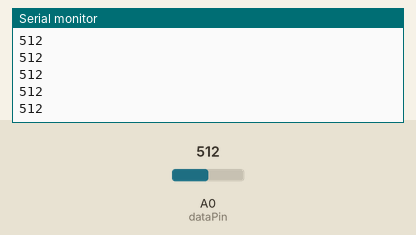
This sketch was run on a simulated Arduino Uno, built with avr-gcc and run on an emulated ATmega328P. On the bench: the last lines printed to the serial monitor. The test bench sets the inputs (shaded band); at power-on: A0 (dataPin) = 512.

Above: at 1.2 s.
1.3 s: A0 (dataPin) set to 716
At 2.1 s:
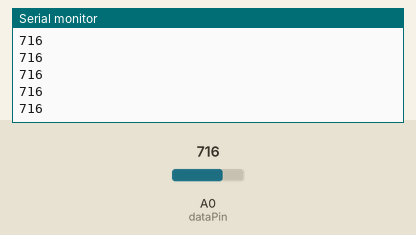
2.8 s: A0 (dataPin) set to 900
At 3.8 s:
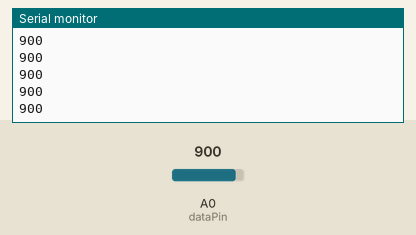
Timing chart, 0 to 5.8 s (numbered marks = the images above; inputs shaded):
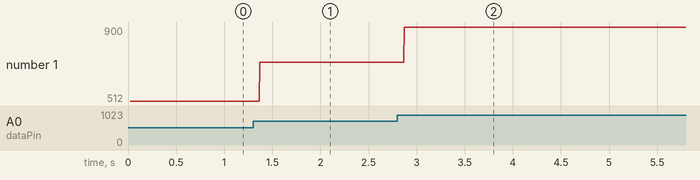

Measured:
- after the input at 1.3 s, the serial monitor: prints a new line after 0.07 s (image 1)
- after the input at 2.8 s, the serial monitor: prints a new line after 0.07 s (image 2)
- plotted number 1: 512 → 716 after the input at 1.3 s, 716 → 900 after the input at 2.8 s

The sketch:

1.1.1_ir.ino
```cpp
/**
* NAME: Ashwin K
* RNO: EE25B018
* DESC: Read data from IR sensor and display on Serial monitor
*/

uint8_t dataPin = A0;


void setup() {
  // put your setup code here, to run once:

  pinMode(dataPin,INPUT);
  Serial.begin(9600);
  Serial.println("IR module readings:");
}

void loop()
{
  int irRead = analogRead(dataPin);
  Serial.println(irRead);

}
```
